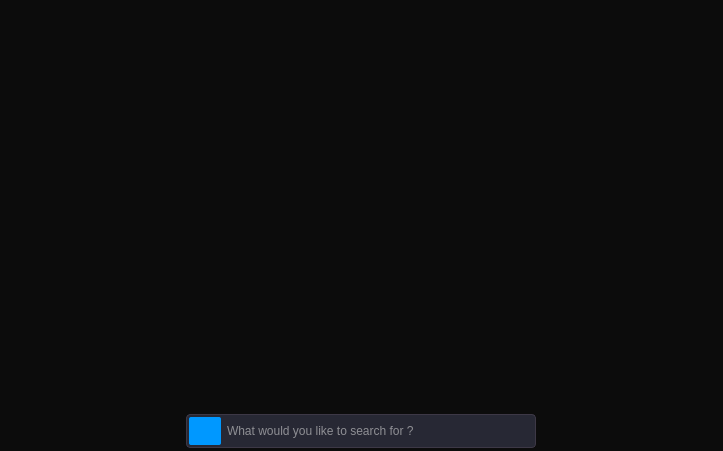
<?xml version="1.0" encoding="UTF-8"?>
<ui version="4.0">
 <class>main</class>
 <widget class="QWidget" name="main">
  <property name="geometry">
   <rect>
    <x>0</x>
    <y>0</y>
    <width>723</width>
    <height>451</height>
   </rect>
  </property>
  <property name="windowTitle">
   <string>Form</string>
  </property>
  <property name="styleSheet">
   <string notr="true">#results, #bottom_frame{
	background: #0c0c0c;
}
#search_bar {
	background: rgb(39, 40, 52);
	border: none;
	border-radius: 4px;
	border: 1px solid rgb(61, 56, 70);
}
#search_field {
	background: transparent;
	border: none;
	color: rgb(246, 245, 244);
}
#search_field:focus {
	color: rgb(222, 221, 218);
}
#search_button {
	background: #0098ff ;
	border: none;
	border-radius: 2px;
}
#search_button:hover {
	background: rgb(46, 122, 173);
}
#search_button:pressed {
	background: #0065a9;
}
#filter_button, #sort_button {
	background: transparent;
	border: none;
	padding-right: 4px;
	border-radius: 2px;
}
#filter_button:hover , #sort_button:hover{
	background: rgba(255, 255, 255, 20);
}</string>
  </property>
  <layout class="QGridLayout" name="gridLayout">
   <property name="leftMargin">
    <number>0</number>
   </property>
   <property name="topMargin">
    <number>0</number>
   </property>
   <property name="rightMargin">
    <number>0</number>
   </property>
   <property name="bottomMargin">
    <number>0</number>
   </property>
   <property name="spacing">
    <number>0</number>
   </property>
   <item row="0" column="0">
    <widget class="QFrame" name="results">
     <property name="frameShape">
      <enum>QFrame::NoFrame</enum>
     </property>
     <property name="frameShadow">
      <enum>QFrame::Raised</enum>
     </property>
     <layout class="QGridLayout" name="gridLayout_2">
      <property name="leftMargin">
       <number>2</number>
      </property>
      <property name="topMargin">
       <number>2</number>
      </property>
      <property name="rightMargin">
       <number>2</number>
      </property>
      <property name="bottomMargin">
       <number>2</number>
      </property>
      <property name="spacing">
       <number>2</number>
      </property>
     </layout>
    </widget>
   </item>
   <item row="1" column="0">
    <widget class="QFrame" name="bottom_frame">
     <property name="sizePolicy">
      <sizepolicy hsizetype="Expanding" vsizetype="Fixed">
       <horstretch>0</horstretch>
       <verstretch>0</verstretch>
      </sizepolicy>
     </property>
     <property name="minimumSize">
      <size>
       <width>0</width>
       <height>35</height>
      </size>
     </property>
     <property name="maximumSize">
      <size>
       <width>16777215</width>
       <height>40</height>
      </size>
     </property>
     <property name="frameShape">
      <enum>QFrame::NoFrame</enum>
     </property>
     <property name="frameShadow">
      <enum>QFrame::Raised</enum>
     </property>
     <layout class="QHBoxLayout" name="horizontalLayout_2">
      <property name="spacing">
       <number>0</number>
      </property>
      <property name="leftMargin">
       <number>0</number>
      </property>
      <property name="topMargin">
       <number>0</number>
      </property>
      <property name="rightMargin">
       <number>0</number>
      </property>
      <property name="bottomMargin">
       <number>0</number>
      </property>
      <item>
       <spacer name="horizontalSpacer">
        <property name="orientation">
         <enum>Qt::Horizontal</enum>
        </property>
        <property name="sizeType">
         <enum>QSizePolicy::Preferred</enum>
        </property>
        <property name="sizeHint" stdset="0">
         <size>
          <width>40</width>
          <height>20</height>
         </size>
        </property>
       </spacer>
      </item>
      <item>
       <widget class="QFrame" name="search_bar">
        <property name="sizePolicy">
         <sizepolicy hsizetype="Preferred" vsizetype="Fixed">
          <horstretch>0</horstretch>
          <verstretch>0</verstretch>
         </sizepolicy>
        </property>
        <property name="maximumSize">
         <size>
          <width>350</width>
          <height>16777215</height>
         </size>
        </property>
        <property name="frameShape">
         <enum>QFrame::NoFrame</enum>
        </property>
        <property name="frameShadow">
         <enum>QFrame::Raised</enum>
        </property>
        <layout class="QHBoxLayout" name="horizontalLayout">
         <property name="spacing">
          <number>0</number>
         </property>
         <property name="leftMargin">
          <number>2</number>
         </property>
         <property name="topMargin">
          <number>2</number>
         </property>
         <property name="rightMargin">
          <number>2</number>
         </property>
         <property name="bottomMargin">
          <number>2</number>
         </property>
         <item>
          <widget class="QPushButton" name="search_button">
           <property name="minimumSize">
            <size>
             <width>0</width>
             <height>28</height>
            </size>
           </property>
           <property name="maximumSize">
            <size>
             <width>35</width>
             <height>35</height>
            </size>
           </property>
           <property name="focusPolicy">
            <enum>Qt::NoFocus</enum>
           </property>
           <property name="text">
            <string/>
           </property>
          </widget>
         </item>
         <item>
          <spacer name="horizontalSpacer_4">
           <property name="orientation">
            <enum>Qt::Horizontal</enum>
           </property>
           <property name="sizeType">
            <enum>QSizePolicy::Fixed</enum>
           </property>
           <property name="sizeHint" stdset="0">
            <size>
             <width>4</width>
             <height>20</height>
            </size>
           </property>
          </spacer>
         </item>
         <item>
          <widget class="QLineEdit" name="search_field">
           <property name="minimumSize">
            <size>
             <width>0</width>
             <height>28</height>
            </size>
           </property>
           <property name="focusPolicy">
            <enum>Qt::ClickFocus</enum>
           </property>
           <property name="placeholderText">
            <string>What would you like to search for ?</string>
           </property>
          </widget>
         </item>
         <item>
          <spacer name="horizontalSpacer_3">
           <property name="orientation">
            <enum>Qt::Horizontal</enum>
           </property>
           <property name="sizeType">
            <enum>QSizePolicy::Fixed</enum>
           </property>
           <property name="sizeHint" stdset="0">
            <size>
             <width>4</width>
             <height>20</height>
            </size>
           </property>
          </spacer>
         </item>
         <item>
          <widget class="QPushButton" name="sort_button">
           <property name="maximumSize">
            <size>
             <width>25</width>
             <height>500</height>
            </size>
           </property>
           <property name="focusPolicy">
            <enum>Qt::NoFocus</enum>
           </property>
           <property name="text">
            <string/>
           </property>
          </widget>
         </item>
         <item>
          <widget class="QPushButton" name="filter_button">
           <property name="maximumSize">
            <size>
             <width>25</width>
             <height>500</height>
            </size>
           </property>
           <property name="focusPolicy">
            <enum>Qt::NoFocus</enum>
           </property>
           <property name="text">
            <string/>
           </property>
          </widget>
         </item>
        </layout>
       </widget>
      </item>
      <item>
       <spacer name="horizontalSpacer_2">
        <property name="orientation">
         <enum>Qt::Horizontal</enum>
        </property>
        <property name="sizeType">
         <enum>QSizePolicy::Preferred</enum>
        </property>
        <property name="sizeHint" stdset="0">
         <size>
          <width>40</width>
          <height>20</height>
         </size>
        </property>
       </spacer>
      </item>
     </layout>
    </widget>
   </item>
  </layout>
 </widget>
 <resources/>
 <connections/>
</ui>
